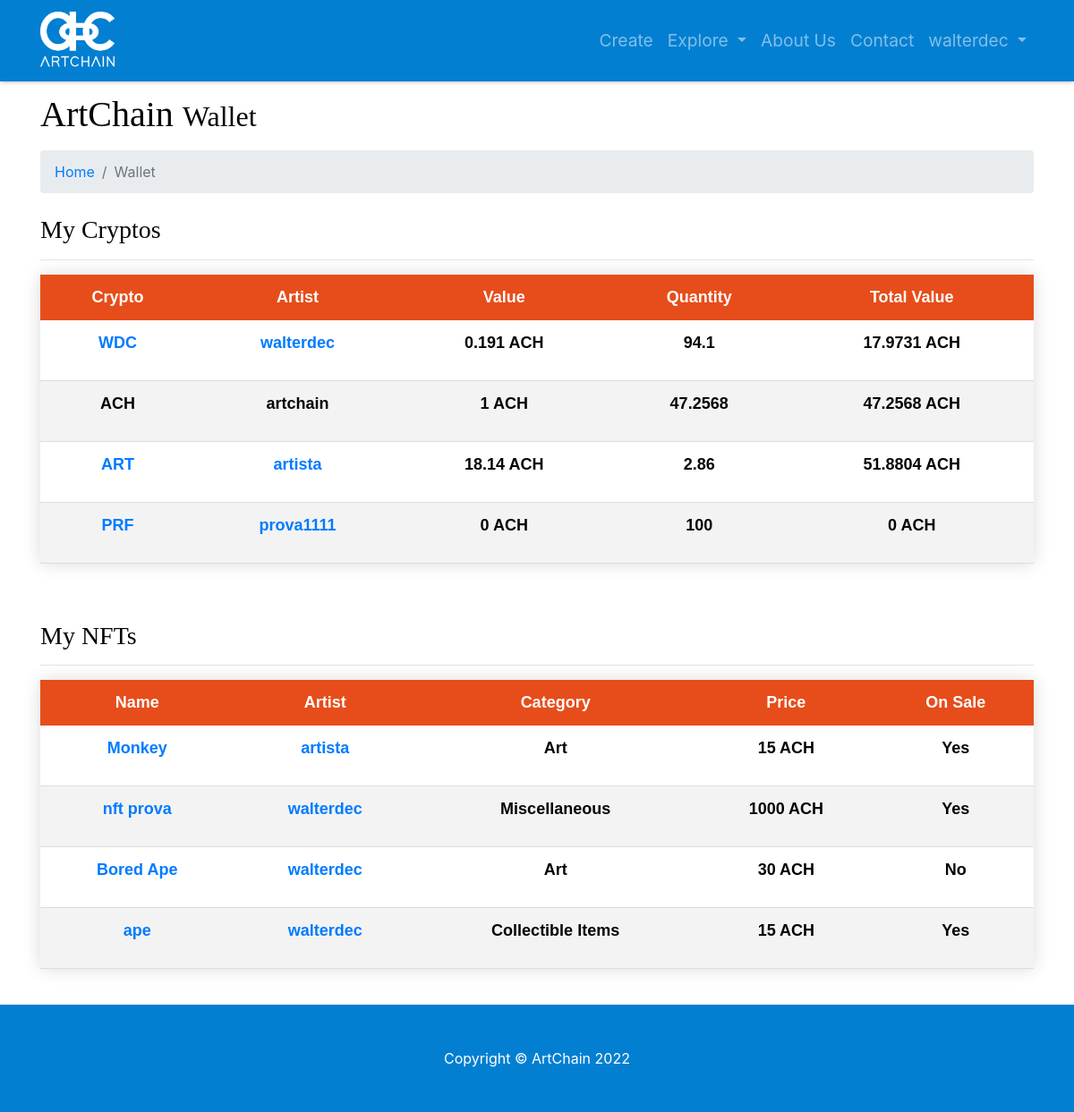
The page /myaccount-mywallet (signed in) on the database as committed earlier.
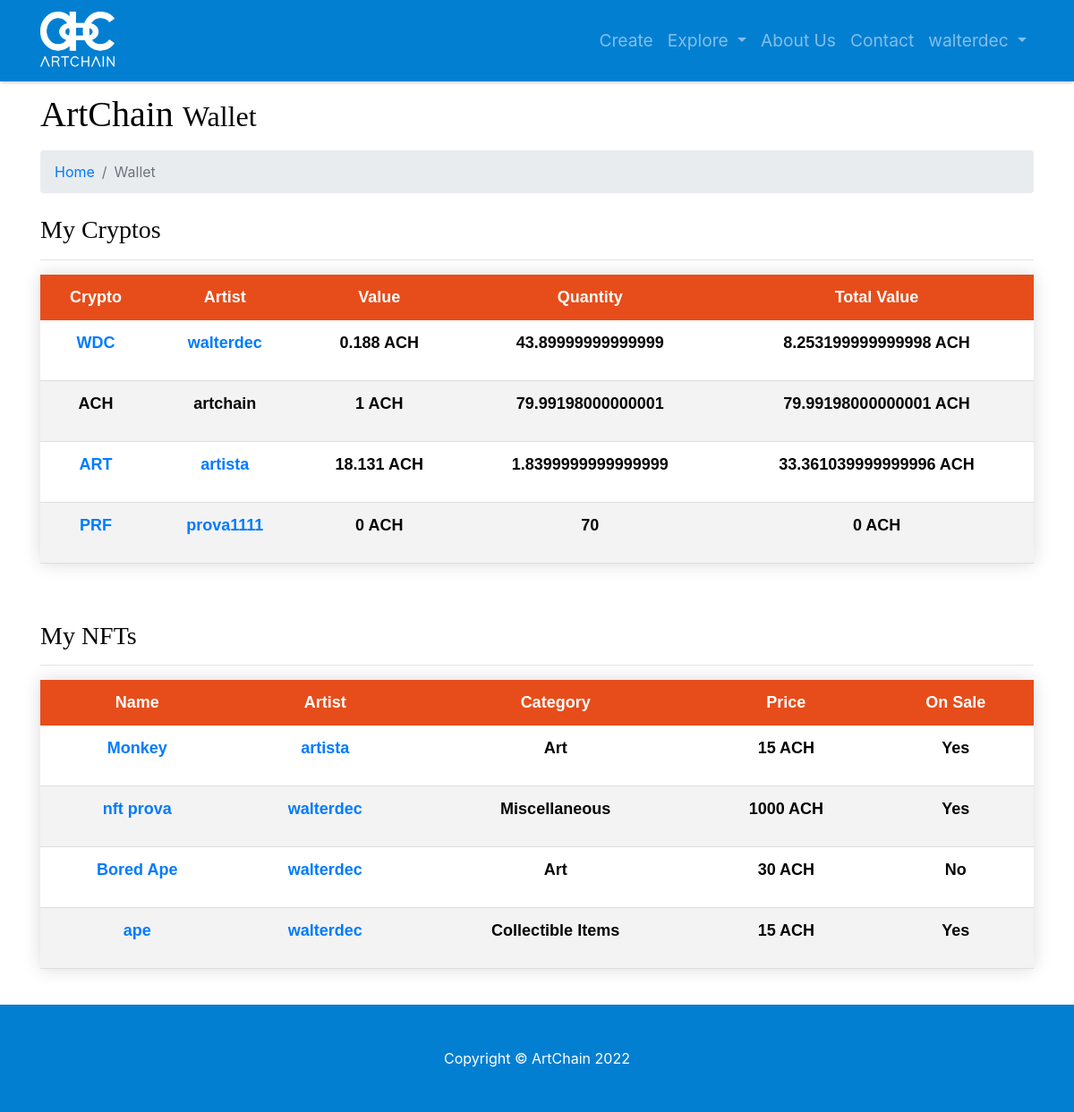
The same page on the database as committed later.
### model.py (models this page shows)
class User(db.Model):
    __tablename__ = 'users'
    id = db.Column(db.Integer, unique=True, primary_key=True)
    username = db.Column(db.String(64), unique=True, index=True)
    password = db.Column(db.String(64))
    email = db.Column(db.String(64), unique=True)
    role_id = db.Column(db.Integer, db.ForeignKey('roles.id'))
    name = db.Column(db.String(64))
    surname = db.Column(db.String(64))
    category = db.Column(db.String(64), default=False)
    profile_pic_src = db.Column(db.String(64))
    insta = db.Column(db.Integer)
    instaname = db.Column(db.String(64))
    face = db.Column(db.Integer)
    facename = db.Column(db.String(64))
    twitter = db.Column(db.Integer)
    twittername = db.Column(db.String(64))
    yt = db.Column(db.Integer)
    ytname = db.Column(db.String(64))
    tiktok = db.Column(db.Integer)
    tiktokname = db.Column(db.String(64))
    twitch = db.Column(db.Integer)
    twitchname = db.Column(db.String(64))
    applemusic = db.Column(db.Integer)
    applemusicname = db.Column(db.String(64))
    spotify = db.Column(db.Integer)
    spotifyname = db.Column(db.String(64))
    soundcloud = db.Column(db.Integer)
    soundcloudname = db.Column(db.String(64))
    sales = db.Column(db.Integer)
    value = db.Column(db.Integer)

class Wallet(db.Model):
    __tablename__ = 'wallets'
    id = db.Column(db.Integer, primary_key=True, unique=True)
    user_id = db.Column(db.Integer)
    crypto_id = db.Column(db.Integer)
    amount = db.Column(db.Integer)

class Crypto(db.Model):
    __tablename__ = 'cryptos'
    id = db.Column(db.Integer, primary_key=True, unique=True)
    user_id = db.Column(db.Integer)
    name = db.Column(db.String(64), unique=True)
    value = db.Column(db.Float)

### app.py (the view)
@app.route('/myaccount-mywallet', endpoint='mywallet')
def my_wallet():
    try:
        if session['username']:
            user = session['username']
            for row in db.session.query(model.User).filter_by(username=user):
                user_logged_in = row
    except KeyError:
        return forbidden(KeyError)
    users_dictionary = {}
    crypto_dictionary = {}
    wallet_dictionary = {}
    wallet_list = db.session.query(model.Wallet).filter_by(user_id=user_logged_in.id).all()
    cryptos_list = db.session.query(model.Crypto).all()
    for cryptocurrency in cryptos_list:
        users_dictionary[cryptocurrency.user_id] = (db.session.query(model.User).filter_by
                                                    (id=cryptocurrency.user_id).first())
    for row in wallet_list:
        crypto_dictionary[row.crypto_id] = (db.session.query(model.Crypto).filter_by
                                            (id=row.crypto_id).first())
        wallet_dictionary[row.crypto_id] = row
    nfts_list = db.session.query(model.NFT).filter_by(owner_id=user_logged_in.id).all()
    return render_template('myaccount-mywallet.html', user=user_logged_in,
                           users_dictionary=users_dictionary, crypto_dictionary=crypto_dictionary,
                           wallet_dictionary=wallet_dictionary, nfts_list=nfts_list)

### templates/myaccount-mywallet.html (shortened to what this page needs)
{% include 'main-template.html' %}
{% block content %}
<head>
</head>
<div class="container">
   <h1 class="mt-4 mb-3">ArtChain
      <small>Wallet</small>
   </h1>
   <ol class="breadcrumb">
      <li class="breadcrumb-item">
         <a href="/">Home</a>
      </li>
      <li class="breadcrumb-item active">Wallet</li>
   </ol>
   <div class="mt-4 mb-3">
      <h3>My Cryptos</h3>
      <hr>
      {% if not crypto_dictionary %}
      <h5 class="text-center">You have no cryptos in your wallet.</h5>
      {% else %}
      <table class="styled-table">
         <thead>
            <tr>
               <th>Crypto</th>
               <th>Artist</th>
               <th>Value</th>
               <th>Quantity</th>
               <th>Total Value</th>
            </tr>
         </thead>
         <tbody>
            {% for crypto in crypto_dictionary.values() %}
            {% if crypto.name == 'ACH' %}
            <tr class="mt-5">
               <th>
                  <p>{{crypto.name}}</p>
               </th>
               <th>
                  <p>
                     {{users_dictionary.get(crypto.user_id).username}}
                  </p>
               </th>
               <th>
                  <p>{{users_dictionary.get(crypto.user_id).value}} ACH</p>
               </th>
               <th>
                  <p>{{wallet_dictionary.get(crypto.id).amount}}</p>
               </th>
               <th>
                  <p>{{wallet_dictionary.get(crypto.id).amount*users_dictionary.get(crypto.user_id).value}} ACH</p>
               </th>
            </tr>
            {% else %}
            <tr class="mt-5">
               <th>
                  <p><a href="item/crypto/{{crypto.name}}">{{crypto.name}}</a></p>
               </th>
               <th>
                  <p><a href="profile/{{users_dictionary.get(crypto.user_id).username}}">
                     {{users_dictionary.get(crypto.user_id).username}}
                     </a>
                  </p>
               </th>
               <th>
                  <p>{{users_dictionary.get(crypto.user_id).value}} ACH</p>
               </th>
               <th>
                  <p>{{wallet_dictionary.get(crypto.id).amount}}</p>
               </th>
               <th>
                  <p>{{wallet_dictionary.get(crypto.id).amount*users_dictionary.get(crypto.user_id).value}} ACH</p>
               </th>
            </tr>
            {% endif %}
            {% endfor %}
         </tbody>
      </table>
      {% endif %}
   </div>
   <br>
   <div class="mt-4 mb-3">
      <h3>My NFTs</h3>
      <hr>
      {% if not nfts_list %}
      <h5 class="text-center">You have no NFTs in your wallet.</h5>
      {% else %}
      <table class="styled-table">
         <thead>
            <tr>
               <th>Name</th>
               <th>Artist</th>
               <th>Category</th>
               <th>Price</th>
               <th>On Sale</th>
            </tr>
         </thead>
         <tbody>
            {% for nft in nfts_list %}
            <tr>
               <th>
                  <p><a href="item/nft/{{nft.name}}">{{nft.name}}</a></p>
               </th>
               <th>
                  <p><a href="profile/{{users_dictionary.get(nft.creator_id).username}}">{{users_dictionary.get(nft.creator_id).username}}</a></p>
               </th>
               <th>
                  <p>{{nft.category}}</p>
               </th>
               <th>
                  <p>{{nft.price}} ACH</p>
               </th>
               {% if nft.on_sale %}
               <th>
                  <p>Yes</p>
               </th>
               {% else %}
               <th>
                  <p>No</p>
               </th>
               {% endif %}
            </tr>
            {% endfor %}
         </tbody>
      </table>
      {% endif %}
   </div>
   <br>
</div>
{% endblock content %}
{% include 'footer.html' %}

### templates/main-template.html (shortened to what this page needs)
<!DOCTYPE html>
<html lang="en">
   <head>
      <link href="{{url_for('static',filename='vendor/bootstrap/css/bootstrap.css')}}" rel="stylesheet">
      <link href="{{url_for('static',filename='css/modern-business.css')}}" rel="stylesheet">
   </head>
   <body>
      <nav class="navbar fixed-top navbar-expand-lg navbar-dark fixed-top">
         <div class="container">
            <a class="navbar-brand" href="/"><img src="{{url_for('static',filename='images/logos/artchain_logo_white.png')}}" width="85" height="65"></a>
            <div class="collapse navbar-collapse" id="navbarResponsive">
               <ul class="navbar-nav ml-auto">
                  {% if session.username %}
                  <li class="nav-item">
                     <a class="nav-link" href="/create">Create</a>
                  </li>
                  {% endif %}
                  <li class="nav-item dropdown">
                     <a class="nav-link dropdown-toggle" href="#" id="navbarDropdownPages" data-toggle="dropdown" aria-haspopup="true" aria-expanded="false">
                     Explore
                     </a>
                  </li>
                  <li class="nav-item">
                     <a class="nav-link" href="/about">About Us</a>
                  </li>
                  <li class="nav-item">
                     <a class="nav-link" href="/contact">Contact</a>
                  </li>
                  {% if session.username %}
                  <li class="nav-item dropdown">
                     <a class="nav-link dropdown-toggle" href="#" id="navbarDropdownBlog" data-toggle="dropdown" aria-haspopup="true" aria-expanded="false">
                     {{session.username}}
                     </a>
                  </li>
                  {% endif %}
               </ul>
            </div>
         </div>
      </nav>
      <br>
   </body>
</html>

Rows that differ between the two databases and show on the page:
no longer on this page (row edited): Wallet: get "47.2568"
changed User "walterdec": get "0.191" → "0.188"
changed Wallet (number 1 of 3 on the later page): get "94.1" → "43.89999999999999"; get "17.9731" → "8.253199999999998"
changed through a linked row, Crypto "ACH": get (not shown) → "79.99198000000001"
changed User "artista": get "18.14" → "18.131"
changed Wallet (number 2 of 3 on the later page): get "2.86" → "1.8399999999999999"; get "51.8804" → "33.361039999999996"
changed Wallet (number 3 of 3 on the later page): get "100" → "70"
